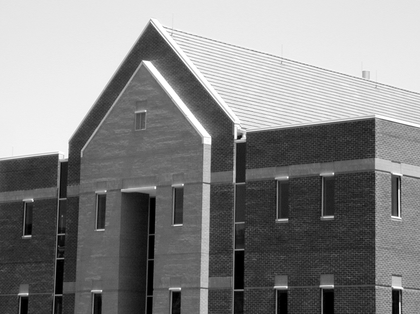
%> input picture p9/building.tif, 420 x 314 px, shrunk from 1114 x 834 before the run
$ octave refer.m   (GNU Octave 9; MATLAB toolbox functions it lacks are replaced by stand-ins)
%> lines starting %> are read from the running program, lines starting %| are printed output that depends on the picture
clear all;
clear
clc;
%读进图像
[filename, pathname] = uigetfile({'*.jpg'; '*.bmp'; '*.gif'}, '选择图片');
%> the answer given: building.tif

%没有图像
if filename == 0
    return;
end

imgsrc = imread([pathname, filename]);
%> imgsrc is the input picture: size 314x420 uint8; min 0, max 255, mean 133.3
[y, x, dim] = size(imgsrc);
%> y = 314; x = 420; dim = 1

%转换为灰度图
if dim>1
    imgsrc = rgb2gray(imgsrc);
end

sigma = 1;
gausFilter = fspecial('gaussian', [3,3], sigma);
img= imfilter(imgsrc, gausFilter, 'replicate');

zz = double(img);

 %----------------------------------------------------------
 %自己的边缘检测函数
 [m theta sector canny1  canny2 bin] = canny1step(img, 22);
%> after the loop in canny1step, `for y = 1:(Ay-1)`:
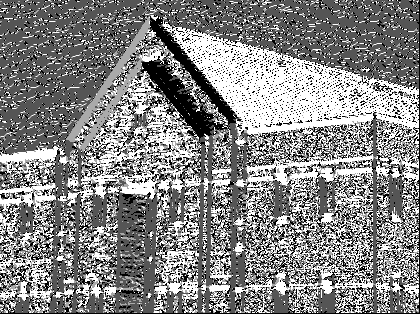
%> sector: size 314x420 double; min 0, max 3, mean 1.58; drawn with min black and max white
%> after the loop in canny1step, `for y = 1:(Ay-1)`:
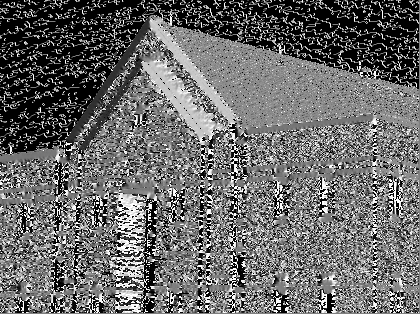
%> theta: size 314x420 double; 17.3% of the values are NaN or infinite; the others: min -90, max 90, mean 0.413; drawn with min black, max white, NaN and infinite black
%> after the loop in canny1step, `for y = 2:(Ay-1)`:
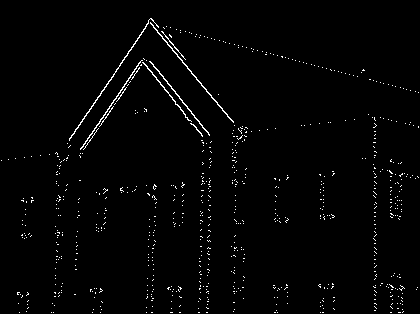
%> bin: size 314x420 double; values 0 (black) and 1 (white), 1.6% white in thin lines or dots
%> after the loop in canny1step, `for y = 2:(Ay-1)`: tem = [0 0 0; 167 24.08 104; 0 0 0]; temMax = [167 24.08 104]
  [msrc thetasrc sectorsrc c1src  c2src binsrc] = canny1step(imgsrc, 22);
%> call 2 of canny1step, with lowTh = 22
%> after the loop in canny1step (call 2), `for y = 1:(Ay-1)`:
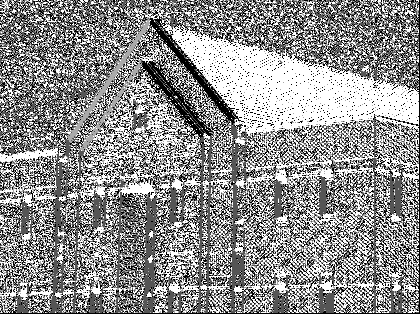
%> sector: size 314x420 double; min 0, max 3, mean 1.7; drawn with min black and max white
%> after the loop in canny1step (call 2), `for y = 1:(Ay-1)`:
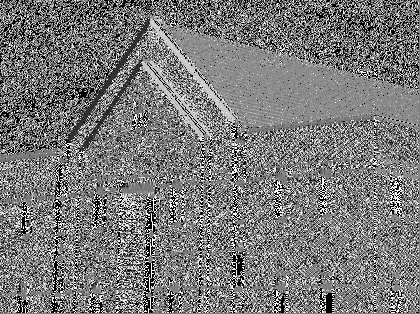
%> theta: size 314x420 double; 4.98% of the values are NaN or infinite; the others: min -90, max 90, mean 0.48; drawn with min black, max white, NaN and infinite black
%> after the loop in canny1step (call 2), `for y = 2:(Ay-1)`:
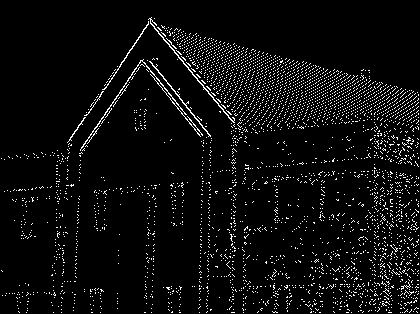
%> bin: size 314x420 double; values 0 (black) and 1 (white), 5.2% white in thin lines or dots
%> after the loop in canny1step (call 2), `for y = 2:(Ay-1)`: tem = [0 17.26 0; 38.21 36.06 0; 0 0 0]; temMax = [38.21 36.06 0]
 %Matlab自带的边缘检测
 ed = edge(img, 'canny', 0.5);
%> ed: size 314x420 logical; 2.2% white in thin lines or dots


[xx, yy] = meshgrid(1:x, 1:y);

figure(1)
    %mesh(yy, xx, zz);
    surf(yy, xx, zz);
    xlabel('y');
    ylabel('x');
    zlabel('Grayscale');
    axis tight

figure(2)
    subplot(4,2,1);
        imshow(imgsrc);%原图
    subplot(4,2,2);
        imshow(img);%高斯滤波后
    subplot(4,2,3);
        imshow(uint8(m));%导数
    subplot(4,2,4);
        imshow(uint8(canny1));%非极大值抑制
    subplot(4,2,5);
        imshow(uint8(canny2));%双阈值
    subplot(4,2,6);
        imshow(ed);%Matlab自带边缘检测
    subplot(4,2,8);
        imshow(bin);%我自己的bin

figure(3)
    edzz = 255*double(ed);
%> edzz: size 314x420 double; 2.2% white in thin lines or dots
    mesh(yy,xx,edzz);
    xlabel('y');
    ylabel('x');
    zlabel('Grayscale');
    axis tight


figure(4)
    mesh(yy,xx,m);%画偏导数
    xlabel('y');
    ylabel('x');
    zlabel('Derivative');
    axis tight

figure(5)
    mesh(yy,xx,theta);
    xlabel('y');
    ylabel('x');
    zlabel('Theta');
    axis tight

figure(6)
    mesh(yy,xx,sector);
    xlabel('y');
    ylabel('x');
    zlabel('Sector');
    axis tight

figure(7)
    mesh(yy,xx,canny2);
    xlabel('y');
    ylabel('x');
    zlabel('Sector');
    axis tight
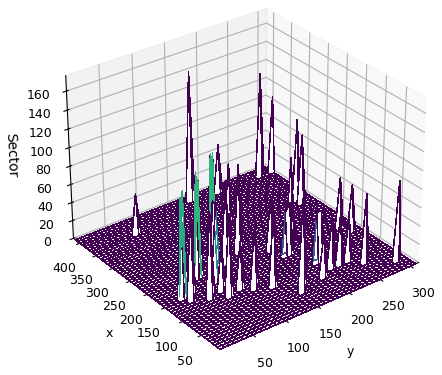
%> figure redrawn from the program's plot data


function [ m, theta, sector, canny1,  canny2, bin] = canny1step( src,  lowTh)
%canny函数第一步，求去x，y方向的偏导，模板如下：
% Gx
% 1  -1
% 1  -1
% Gy
% -1  -1
%  1    1
%------------------------------------
% 输入：
% src：图像，如果不是灰度图转成灰度图
% lowTh：低阈值
% 输出：
% m： 两个偏导的平方差，反映了边缘的强度
% theta：反映了边缘的方向
% sector：将方向分为3个区域，具体如下
% 2 1 0
% 3 X 3
% 0 1 2
% canny1：非极大值
% canny2：双阈值抑制
% bin ：     二值化
%---------------------------------------


[Ay Ax dim ] = size(src);
%转换为灰度图
if dim>1
    src = rgb2gray(src);
end


src = double(src);
m = zeros(Ay, Ax);
theta = zeros(Ay, Ax);
sector = zeros(Ay, Ax);
canny1 = zeros(Ay, Ax);%非极大值抑制
canny2 = zeros(Ay, Ax);%双阈值检测和连接
bin = zeros(Ay, Ax);
for y = 1:(Ay-1)
    for x = 1:(Ax-1)
        gx =  src(y, x) + src(y+1, x) - src(y, x+1)  - src(y+1, x+1);
        gy = -src(y, x) + src(y+1, x) - src(y, x+1) + src(y+1, x+1);
        m(y,x) = (gx^2+gy^2)^0.5 ;
        %--------------------------------
        theta(y,x) = atand(gx/gy)  ;
        tem = theta(y,x);
        %--------------------------------
        if (tem<67.5)&&(tem>22.5)
            sector(y,x) =  0;
        elseif (tem<22.5)&&(tem>-22.5)
            sector(y,x) =  3;
        elseif (tem<-22.5)&&(tem>-67.5)
            sector(y,x) =   2;
        else
            sector(y,x) =   1;
        end
        %--------------------------------
    end
end
%-------------------------
%非极大值抑制
%------> x
%   2 1 0
%   3 X 3
%y  0 1 2
for y = 2:(Ay-1)
    for x = 2:(Ax-1)
        if 0 == sector(y,x) %右上 - 左下
            if ( m(y,x)>m(y-1,x+1) )&&( m(y,x)>m(y+1,x-1)  )
                canny1(y,x) = m(y,x);
            else
                canny1(y,x) = 0;
            end
        elseif 1 == sector(y,x) %竖直方向
            if ( m(y,x)>m(y-1,x) )&&( m(y,x)>m(y+1,x)  )
                canny1(y,x) = m(y,x);
            else
                canny1(y,x) = 0;
            end
        elseif 2 == sector(y,x) %左上 - 右下
            if ( m(y,x)>m(y-1,x-1) )&&( m(y,x)>m(y+1,x+1)  )
                canny1(y,x) = m(y,x);
            else
                canny1(y,x) = 0;
            end
        elseif 3 == sector(y,x) %横方向
            if ( m(y,x)>m(y,x+1) )&&( m(y,x)>m(y,x-1)  )
                canny1(y,x) = m(y,x);
            else
                canny1(y,x) = 0;
            end
        end
    end%end for x
end%end for y

%---------------------------------
%双阈值检测
ratio = 2;
for y = 2:(Ay-1)
    for x = 2:(Ax-1)
        if canny1(y,x)<lowTh %低阈值处理
            canny2(y,x) = 0;
            bin(y,x) = 0;
            continue;
        elseif canny1(y,x)>ratio*lowTh %高阈值处理
            canny2(y,x) = canny1(y,x);
            bin(y,x) = 1;
            continue;
        else %介于之间的看其8领域有没有高于高阈值的，有则可以为边缘
            tem =[canny1(y-1,x-1), canny1(y-1,x), canny1(y-1,x+1);
                       canny1(y,x-1),    canny1(y,x),   canny1(y,x+1);
                       canny1(y+1,x-1), canny1(y+1,x), canny1(y+1,x+1)];
            temMax = max(tem);
            if temMax(1) > ratio*lowTh
                canny2(y,x) = temMax(1);
                bin(y,x) = 1;
                continue;
            else
                canny2(y,x) = 0;
                bin(y,x) = 0;
                continue;
            end
        end
    end%end for x
end%end for y


end%end of function
